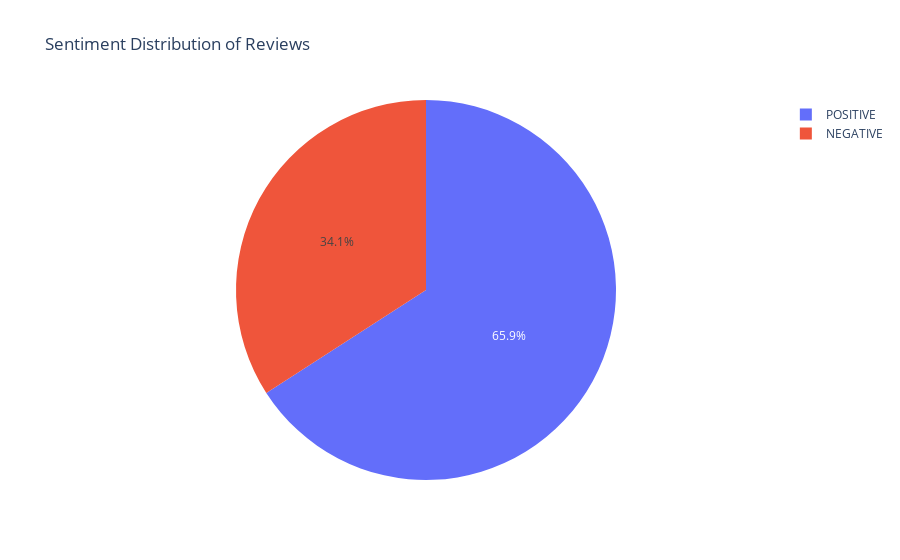

Notebook cell for this chart:
### Code cell
fig = px.pie(df, names='SentimentLabel', title='Sentiment Distribution of Reviews')
fig.show()

# Histogram of Confidence Score by Sentiment
fig = px.histogram(df, x='SentimentScore', color='SentimentLabel',
                   title='Confidence Scores by Sentiment',
                   barmode='overlay')
fig.show()

### Figure 1 — Plotly figure (JSON) as saved in the notebook; plotly's stock layout.template omitted (floating-point values rounded to 4 significant figures; data arrays with more than 128 entries replaced by an {"elided": "..."} marker saying what was removed)
{"data": [{"domain": {"x": [0, 1], "y": [0, 1]}, "hovertemplate": "SentimentLabel=%{label}<extra></extra>", "labels": {"elided": "10000 str values"}, "legendgroup": "", "name": "", "showlegend": true, "type": "pie"}], "layout": {"legend": {"tracegroupgap": 0}, "title": {"text": "Sentiment Distribution of Reviews"}}}
